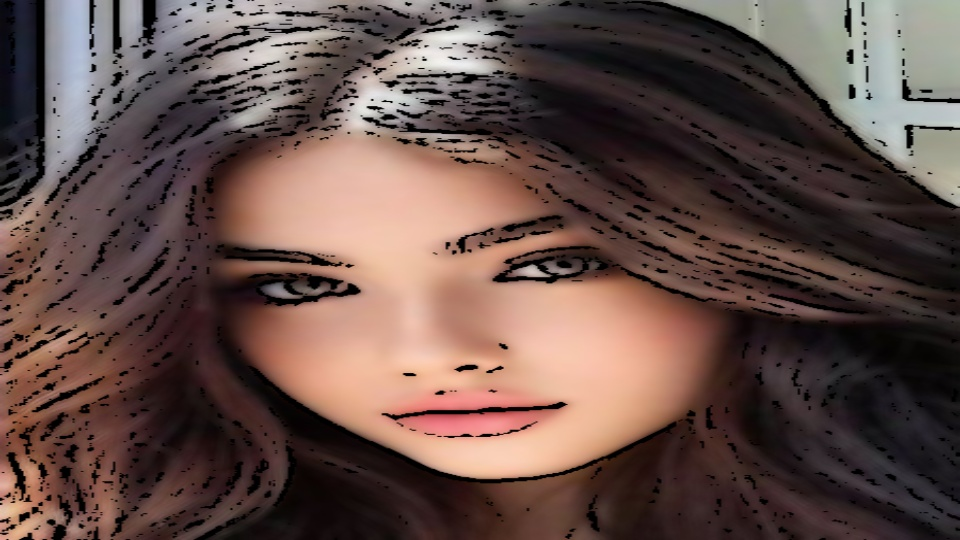
#> input picture images/cartoonified_Image.jpeg, 960 x 540 px
$ python -i test.py   (imports and definitions only)
#> lines starting #> are read from the running program, lines starting #| are printed output that depends on the picture; after the words box and inside, x2 and y2 are one past the last pixel; in counts of white or black regions, pixels touching at a corner belong together
import cv2 #for image processing
import easygui #for building UI
import numpy as np #for doing numerical operations
import imageio #to read image stored at particular path
import sys
import matplotlib.pyplot as plt # for visualization and plotting
import os # for saving new image at specified path
import tkinter as tk # for GUI
from tkinter import * # for GUI
from PIL import ImageTk, Image # for GUI

# [4 lines not run here, left out]
# [1 line that did not run here, left out]

def upload():
    ImagePath=easygui.fileopenbox()
    cartoonify(ImagePath)

def cartoonify(ImagePath):
    # read the image
#> called with ImagePath = 'images/cartoonified_Image.jpeg'
    oriImage = cv2.imread(ImagePath)
#> oriImage is the input picture: shape (540, 960, 3); mean B, G, R 73, 78.7, 100.4
    oriImage = cv2.cvtColor(oriImage, cv2.COLOR_BGR2RGB)

    # confirm that image is chosen
    if oriImage is None:
        print("Can not find any image. Choose appropriate file")
        sys.exit()

    ReSized1 = cv2.resize(oriImage, (960, 540))

    #converting an image to grayscale
    grayScaleImage= cv2.cvtColor(oriImage, cv2.COLOR_BGR2GRAY)
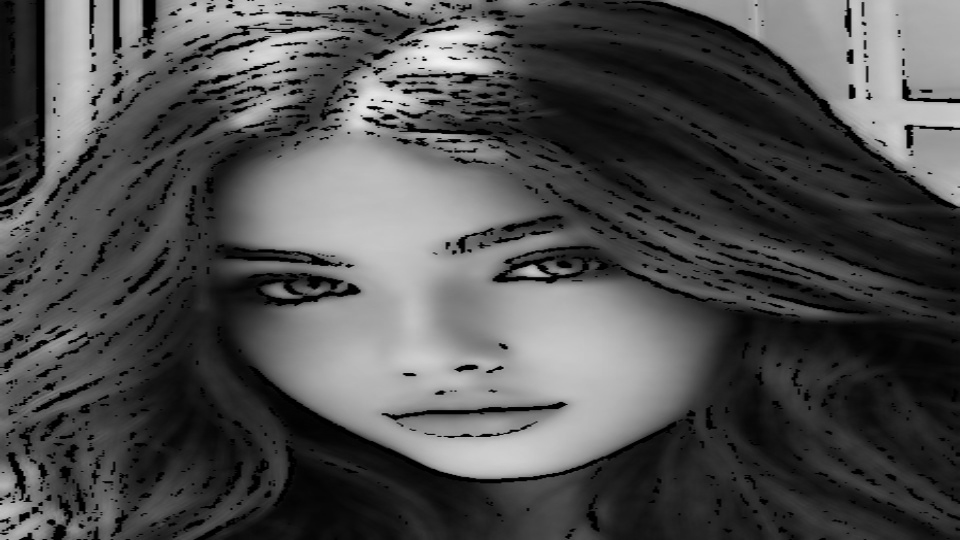
#> grayScaleImage: shape (540, 960); min 0, max 243, mean 79.5
    ReSized2 = cv2.resize(grayScaleImage, (960, 540))

    #applying median blur to smoothen an image
    smoothGrayScale = cv2.medianBlur(grayScaleImage, 5)
    ReSized3 = cv2.resize(smoothGrayScale, (960, 540))

    #retrieving the edges for cartoon effect
    #by using thresholding technique
    getEdge = cv2.adaptiveThreshold(smoothGrayScale, 255,
        cv2.ADAPTIVE_THRESH_MEAN_C,
        cv2.THRESH_BINARY, 9, 9)
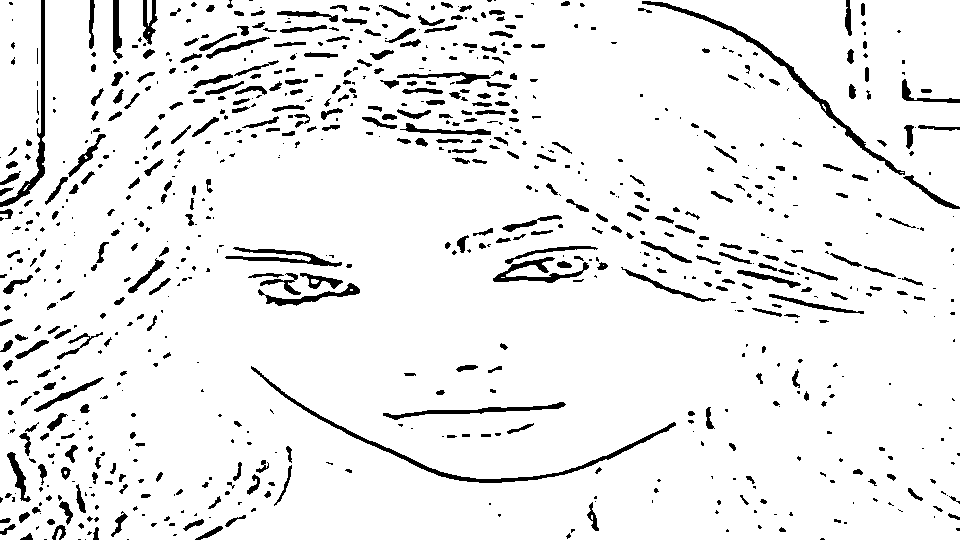
#> getEdge: shape (540, 960); 92.8% white; 804 black regions (402 under 20 px), largest, box (x1, y1, x2, y2) and area: (251, 366, 676, 483) 1781, (642, 1, 905, 175) 1590, (0, 0, 45, 207) 1119

    ReSized4 = cv2.resize(getEdge, (960, 540))

    #applying bilateral filter to remove noise
    #and keep edge sharp as required
    colorImage = cv2.bilateralFilter(oriImage, 9, 300, 300)
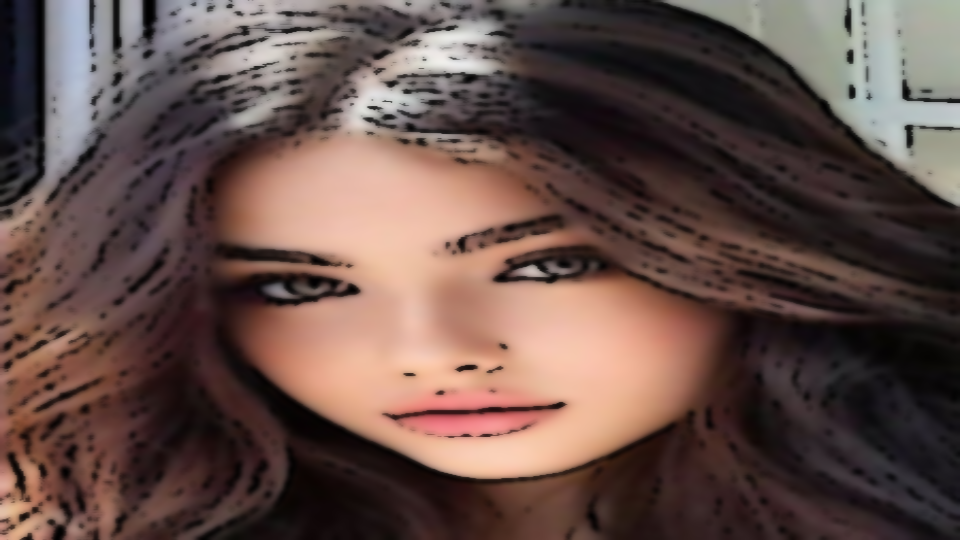
#> colorImage: shape (540, 960, 3); mean R, G, B 100.6, 78.9, 73.2
    ReSized5 = cv2.resize(colorImage, (960, 540))

    #masking edged image with our "BEAUTIFY" image
    cartoonImage = cv2.bitwise_and(colorImage, colorImage, mask=getEdge)
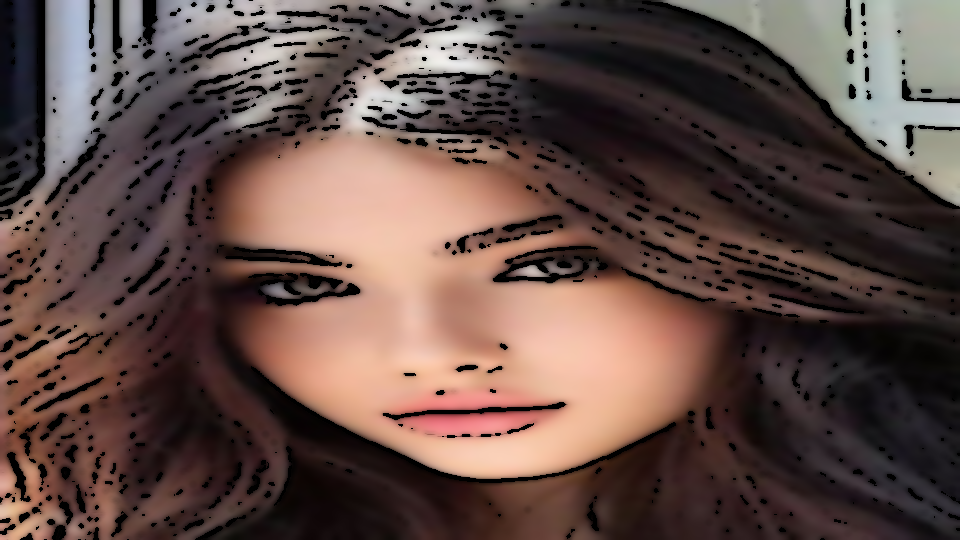
#> cartoonImage: shape (540, 960, 3); mean R, G, B 97.2, 76.2, 70.7

    ReSized6 = cv2.resize(cartoonImage, (960, 540))

    # Plotting the whole transition
    images=[ReSized1, ReSized2, ReSized3, ReSized4, ReSized5, ReSized6]

    fig, axes = plt.subplots(3,2, figsize=(8,8), subplot_kw={'xticks':[], 'yticks':[]}, gridspec_kw=dict(hspace=0.1, wspace=0.1))
    for i, ax in enumerate(axes.flat):
        ax.imshow(images[i], cmap='gray')

#> (the run stopped early here; a loop or call above may not have finished)

$ run again, on images/image.png
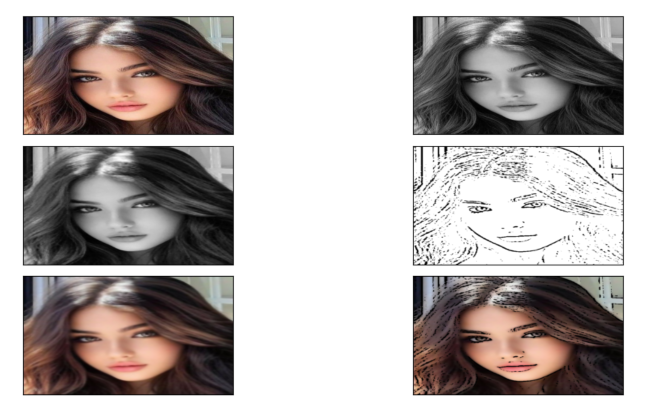
#> input picture images/image.png, 1306 x 832 px (shown at 1/2 size)
#> in cartoonify, oriImage is the input picture: shape (832, 1306, 3); mean B, G, R 170.8, 172.4, 178.7
#> in cartoonify, `getEdge = cv2.adaptiveThreshold(smoothGrayScale, 255, cv2.ADAPTIVE_THR..`:
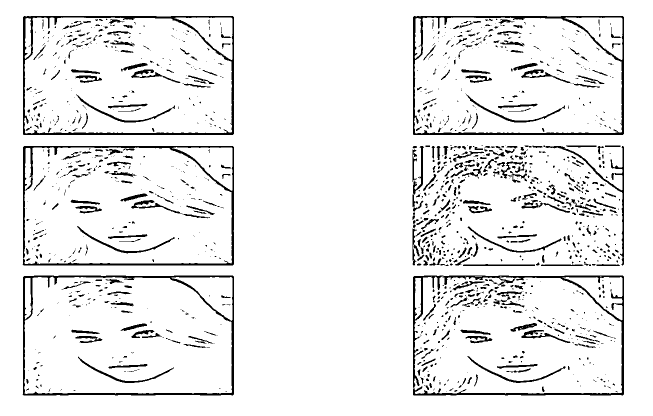
#> getEdge: shape (832, 1306) (shown at 1/2 size); 92.6% white; 1405 black regions (928 under 20 px), largest, box (x1, y1, x2, y2) and area: (826, 551, 1248, 791) 7364, (46, 32, 468, 270) 6507, (826, 32, 1248, 270) 6477
#> in cartoonify, `ReSized6 = cv2.resize(cartoonImage, (960, 540))`:
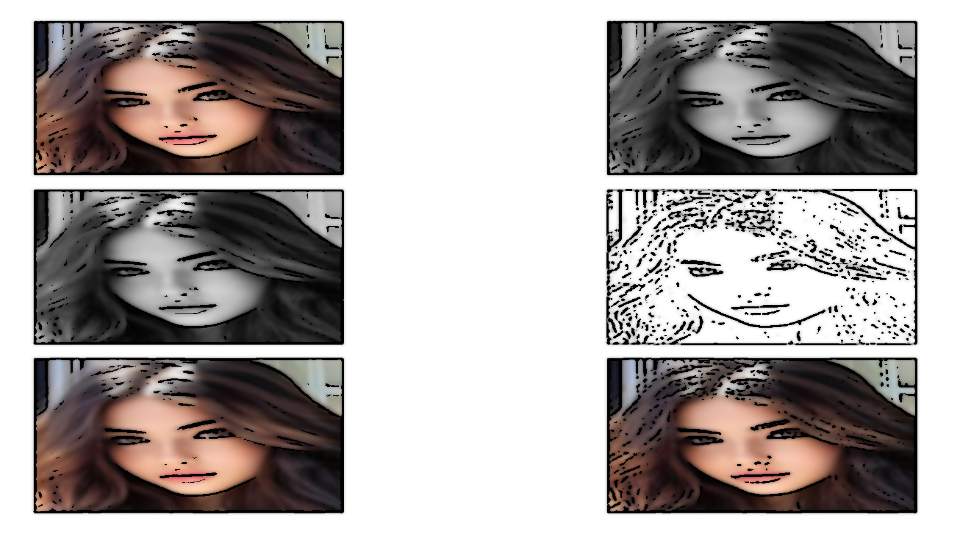
#> ReSized6: shape (540, 960, 3); mean R, G, B 171.4, 165.7, 164.2
